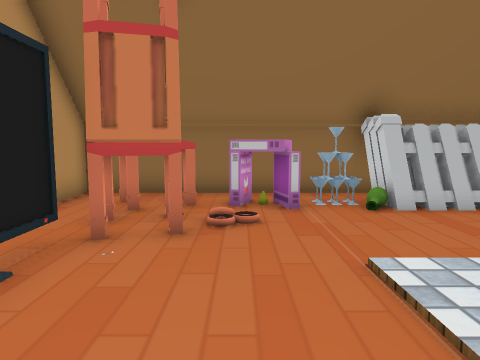
View 1 (above)

18 first-person views from a walk through a 3-D level made in the Unity game engine. The camera is 0.72 m above the floor, tilts 6° down and sees 70° across. The floor is counted in squares, 0.5 m on a side. Each view is taken from the middle of a square. On the plan, view 1 faces up. The plan holds only what a view shows up to about 15 squares ahead; the rest is blank. The place goes on beyond the plan. The player character is not drawn. Some animated figures are not drawn. Some surface patterns are stand-ins.

View 2
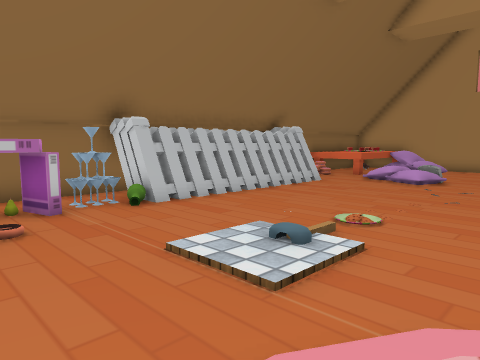

View 3
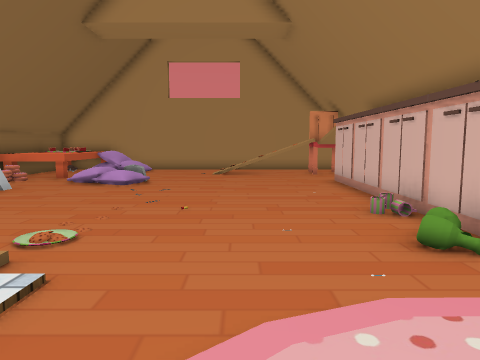

View 4
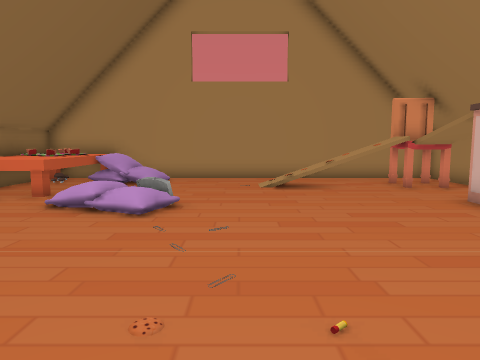

View 5
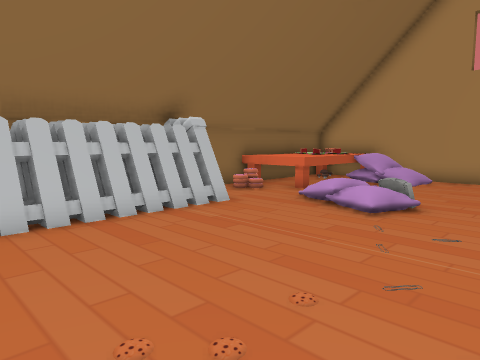

View 6
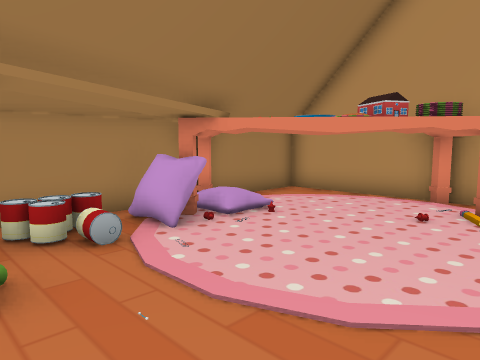

View 7
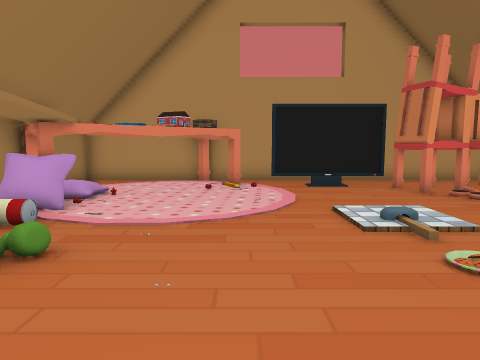

View 8
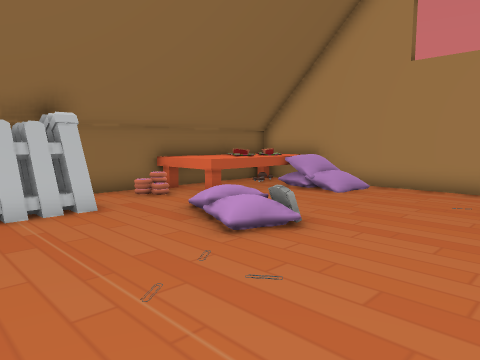

View 9
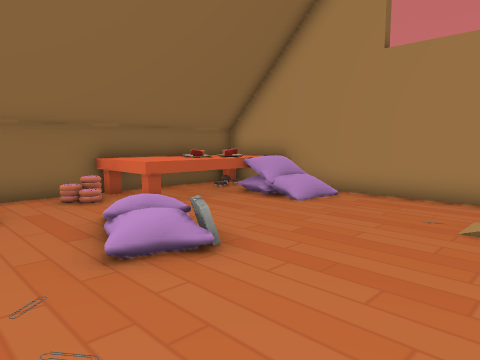

View 10
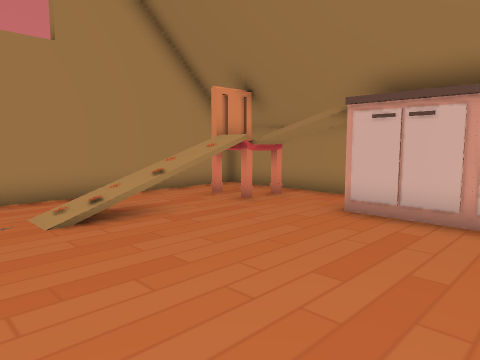

View 11
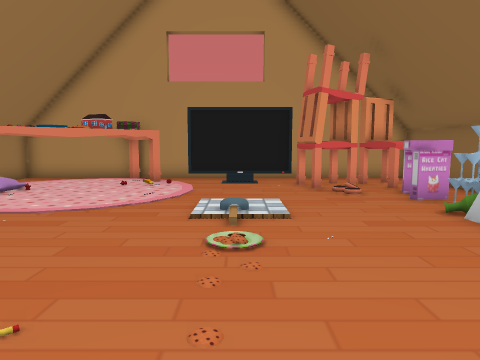

View 12
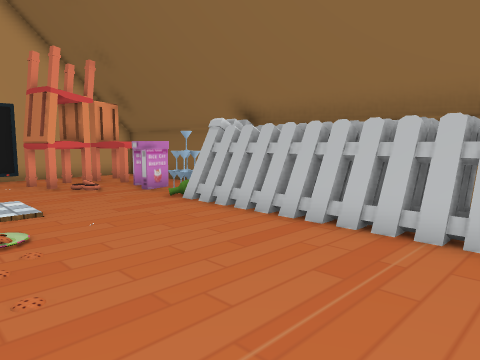

View 13
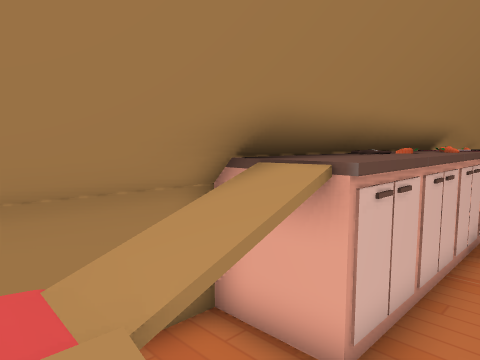

View 14
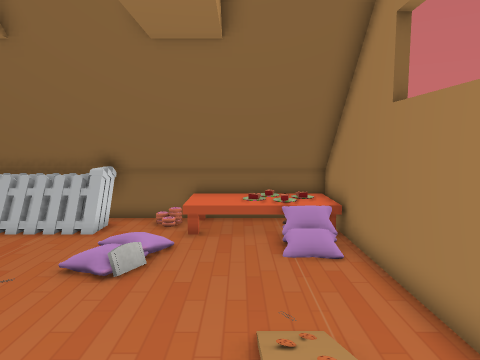

View 15
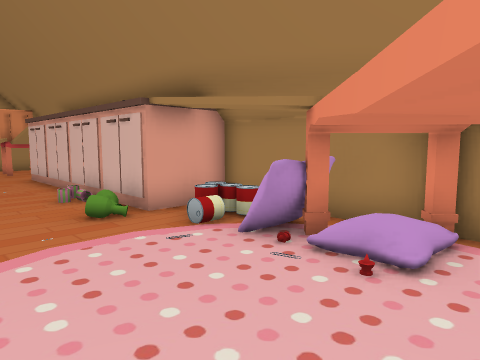

View 16
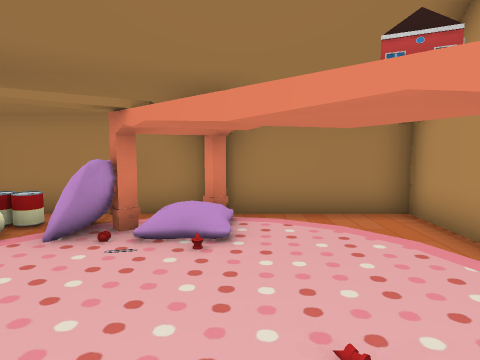

View 17
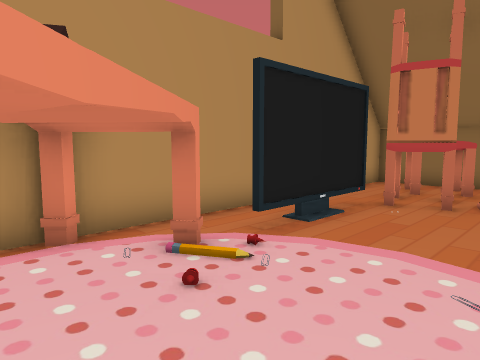

View 18
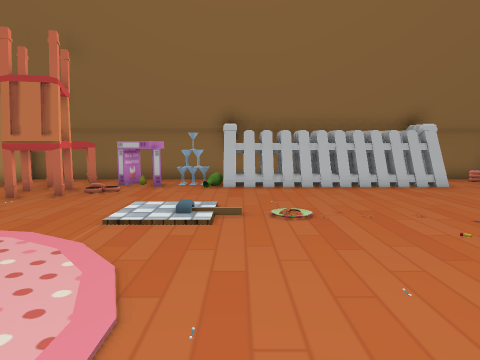

### Floor plan
Key: @ floor where view 1 was taken; # wall or solid block; . main floor; : floor 0.05 m higher than the main floor; + floor 0.1 m higher than the main floor; - floor 0.75 m lower than the main floor; * floor 0.75 m higher than the main floor; / step, stairs or slope; F fence; C chair; T TV; P pillow; R rug; A table; U counter; O other object.
Columns run from 5 left of view 1 to 20 right of it. Each row starts with its distance up from view 1.
 10  #########################
  9  #CC OOOFFFFFFFFF.OAAAAOA#
  8  #CCCOOOFFFFFFFFF..AAAAAA#
  7  ##C...............AAAPPP#
  6  #CCC.............//..PPP#
  5  #TCC............/P....+ #
  4  #T............../O......#
  3  #T....:///..............#
  2  #T....--................#
  1 # T.. ................/..#
  0 # A..@ ..............//..#
 -1 #AAA    .............//..#
 -2 #AAAA   .............//..#
 -3 #RAAAA. ..O..........//..#
 -4 # RAAAPPR.UUUUUUUUU.#/*C.#
 -5 # R AAPPOOU UU UUUU.##CC.#
 -6  #########U       U#######

Positions as (right, up) in squares from view 1, and headings:
1: (0, 0), facing up
2: (-1, 0), facing up-right
3: (0, 0), facing right
4: (5, 2), facing right
5: (5, 1), facing up-right
6: (5, 1), facing down-left
7: (9, 0), facing left
8: (8, 0), facing up-right
9: (10, 0), facing up-right
10: (10, 3), facing down-right
11: (10, 3), facing left
12: (11, 2), facing up-left
13: (17, -2), facing down-left
14: (16, -4), facing up
15: (-2, 0), facing down-right
16: (-1, 1), facing down
17: (1, -3), facing up-left
18: (4, -4), facing up
